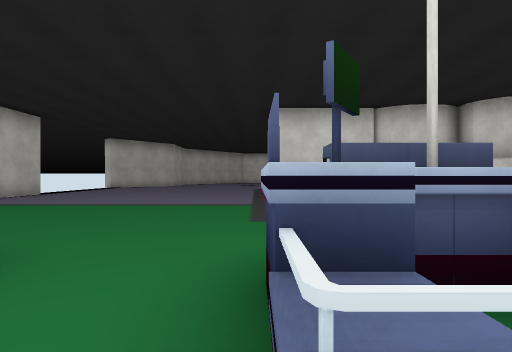
view 1 (above)

19 first-person views from a walk through a scene from a Unity 3-D project. The camera is 1.2 m above the floor, looks level and sees 75° across. The floor is counted in squares, 2 m on a side. Each view is taken from the middle of a square. On the plan, view 1 faces up. The plan holds only what a view shows up to about 10 squares ahead; the rest is blank. The place goes on beyond the plan. The player character is not drawn. Some animated figures are not drawn. Some surface patterns are stand-ins.

view 2
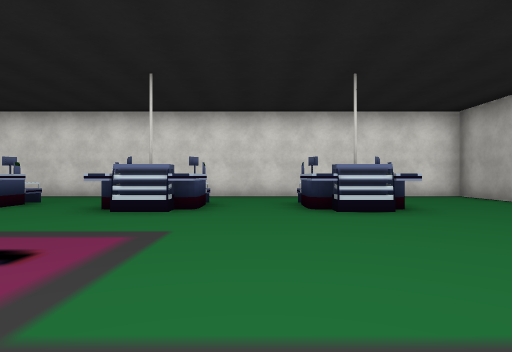

view 3
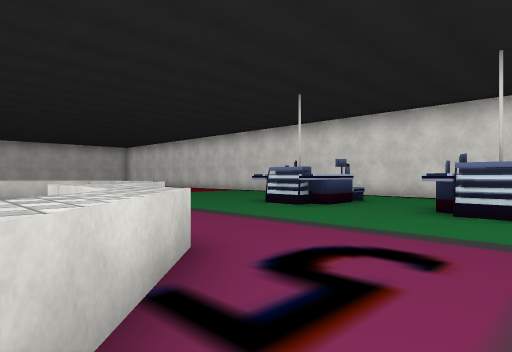

view 4
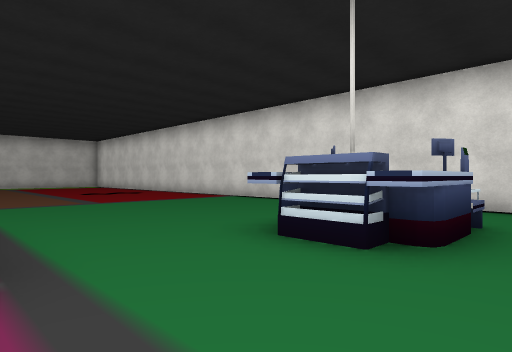

view 5
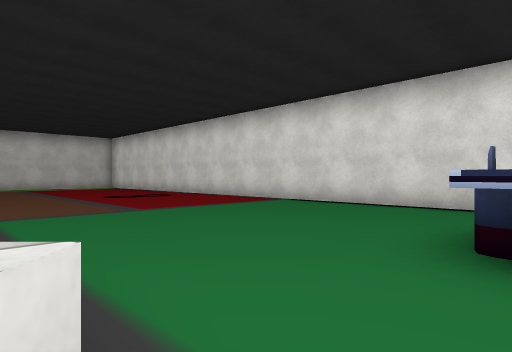

view 6
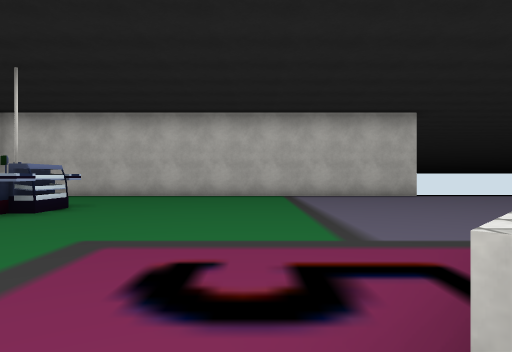

view 7
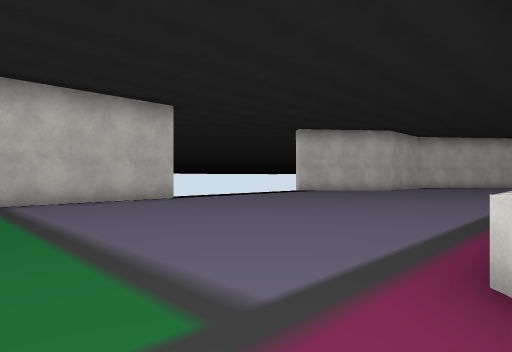

view 8
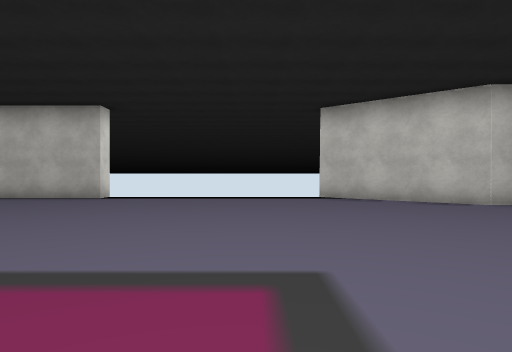

view 9
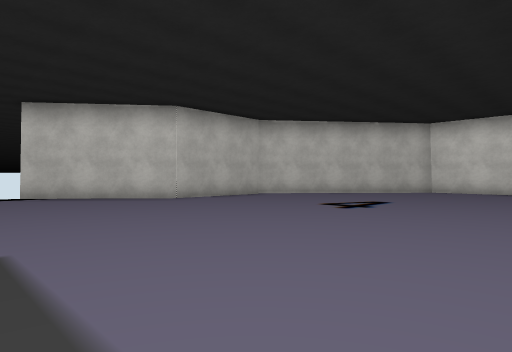

view 10
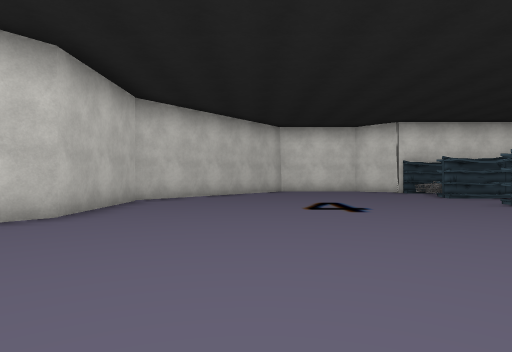

view 11
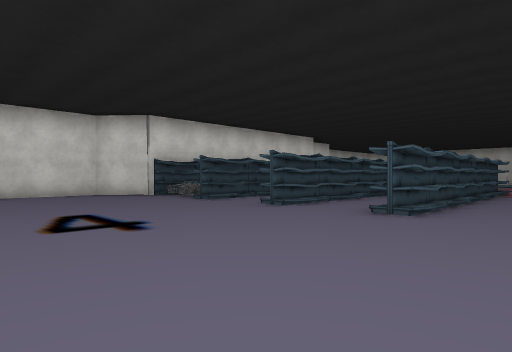

view 12
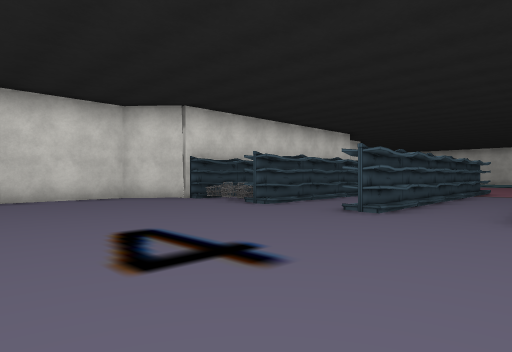

view 13
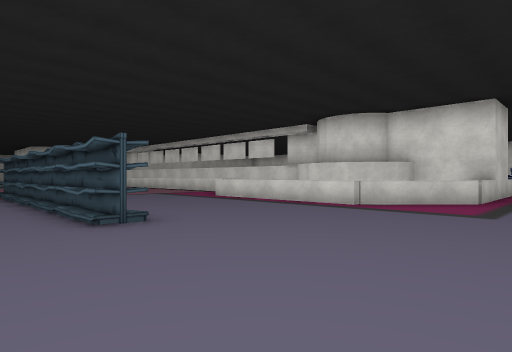

view 14
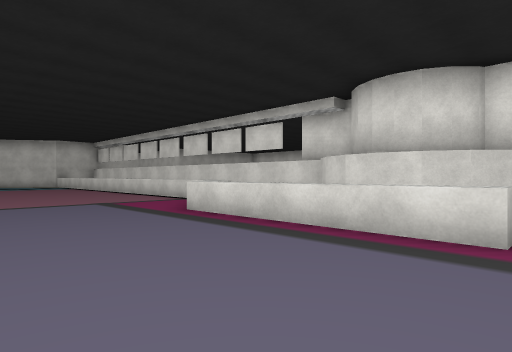

view 15
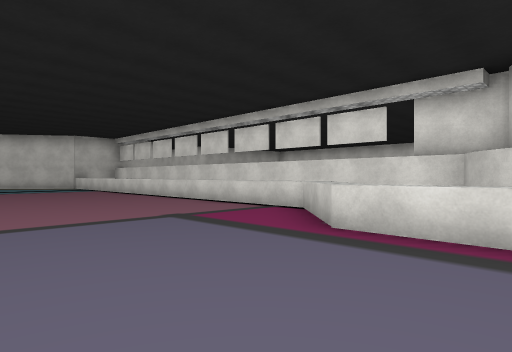

view 16
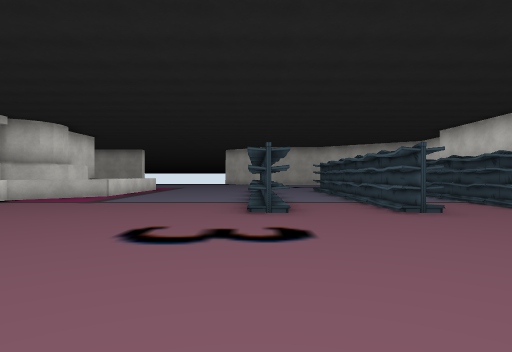

view 17
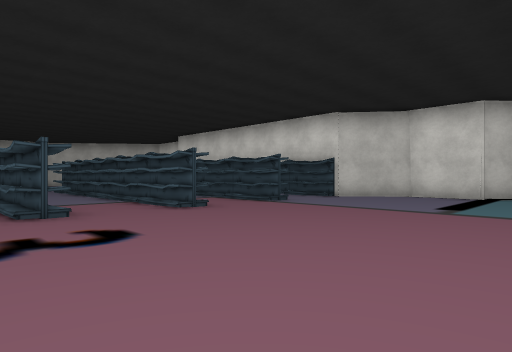

view 18
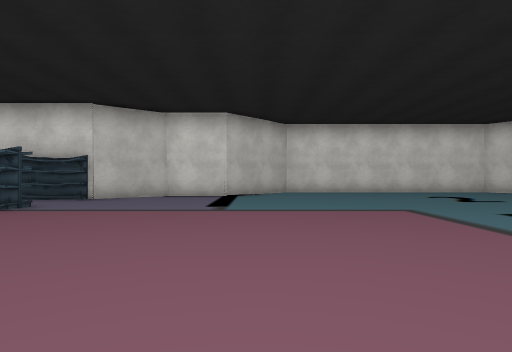

view 19
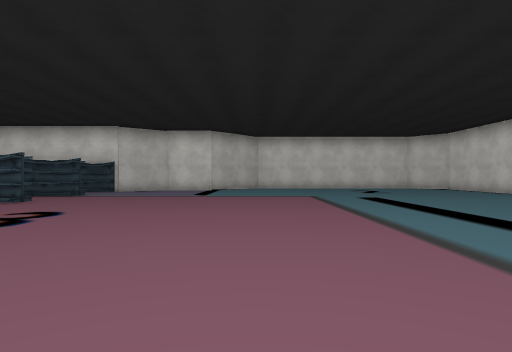

### Floor plan
Key: @ floor where view 1 was taken; # wall or solid block; . floor; ^ raised ledge; S shelf; T trolley; O other object.
Columns run from 8 left of view 1 to 24 right of it. Each row starts with its distance up from view 1.
 28        ####          ###........
 27        ...##S#   O#S##..........
 26        .....T      ............
 25     #.......T      ...........
 24    ##......SSSSSSSSS.............
 23    #...........  ................
 22    #.......SSSSSSSSS............
 21    #...........................
 20   ##...........................
 19  ##........SSSSSSSSS..........
 18  #...........................
 17  #...........................
 16  ...........................
 15  ..........................
 14  .........^^^^^^........ .
 13  ........^^     ^^^^^^^
 12  ........^.####
 11  ........###  #######
 10 ##.......#
  9  #.......^
  8  #.......^.
  7  #........^^^    ^
  6  #...........^  ^^
  5  #............^^^
  4  #......................
  3  #.......................
  2  #...SS.^S^.SS...........
  1  #...#^.^.^.^^..........
  0  #..  ..@ .............
 -1  #..  ...  ...........
 -2  ####################

Where each view was taken, in squares from view 1:
view 1: 0 up, 0 right, facing up
view 2: 8 up, 1 left, facing down
view 3: 8 up, 0 right, facing down-right
view 4: 5 up, 3 right, facing down-right
view 5: 5 up, 5 right, facing down-right
view 6: 6 up, 3 right, facing left
view 7: 6 up, 1 right, facing up-left
view 8: 15 up, 2 right, facing left
view 9: 15 up, 3 right, facing up-left
view 10: 15 up, 2 left, facing up
view 11: 17 up, 2 left, facing up-right
view 12: 19 up, 2 left, facing up-right
view 13: 21 up, 1 left, facing down-right
view 14: 18 up, 2 right, facing down-right
view 15: 18 up, 5 right, facing down-right
view 16: 19 up, 17 right, facing left
view 17: 18 up, 17 right, facing up-left
view 18: 18 up, 16 right, facing up
view 19: 14 up, 17 right, facing up
